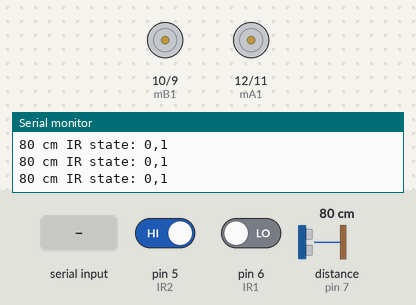
Simulated run of this sketch. Board: Arduino Uno, built with avr-gcc and run on an emulated ATmega328P. Shown: motor-driver pin pairs drawn as motors (green arrow = first pin HIGH = forward, orange = second pin HIGH = backward, longer = more drive), the last lines printed to the serial monitor. Wiring (inferred from the names in the program): ultrasonic range finder: trigger pin 8; echo pin 7. The inputs (shaded band) are chosen by the test bench; at power-on: pin 5 (IR2) HIGH, pin 6 (IR1) LOW, distance to the obstacle (sensor on pin 7) 80 cm. The echo pulse lasts 58.3 µs per cm.

Above: at 1.2 s.
1.3 s: byte 1 (1) received over Serial
At 2.8 s:
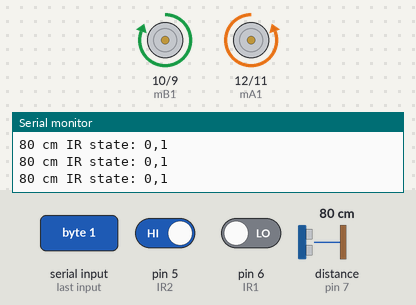
3.1 s: byte 2 (2) received over Serial
At 4.6 s:
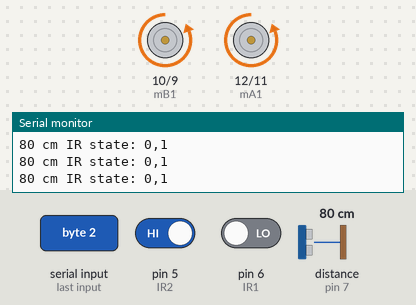
4.9 s: byte 3 (3) received over Serial
At 6.3 s:
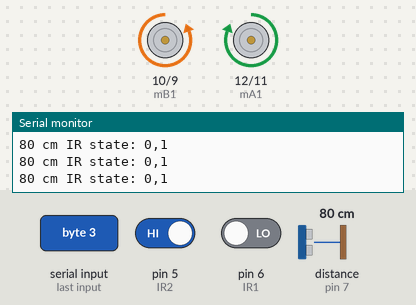
6.6 s: byte 4 (4) received over Serial
At 7.3 s:
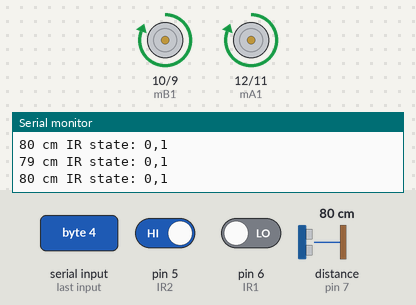
Timing chart, 0 to 9.4 s (numbered marks = the images above; inputs shaded):
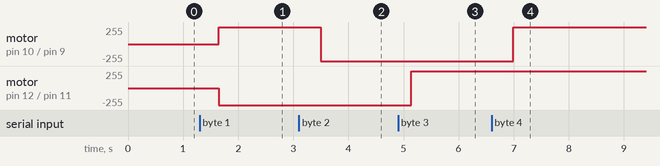

The sketch:

bluetooth_car.ino
```cpp
#define mA1 12   // A motor
#define mA2 11
#define mB1 10   // B motor
#define mB2 9
#define  trigPin 8
#define  echoPin 7
#define IR1 6
#define IR2 5
long int dist,duration,IRs1,IRs2,data;

void setup()
{
  pinMode(IR1, INPUT);
  pinMode(IR2,INPUT);
  pinMode(mA1, OUTPUT);
  pinMode(mA2, OUTPUT);
  pinMode(mB1, OUTPUT);
  pinMode(mB2, OUTPUT);
  pinMode(trigPin, OUTPUT);
  pinMode(echoPin, INPUT);
  Serial.begin (9600);
}

void sensor_check()
{
  // The sensor is triggered by a HIGH pulse of 10 or more microseconds.
  // Give a short LOW pulse beforehand to ensure a clean HIGH pulse:

  digitalWrite(trigPin, LOW);
  delayMicroseconds(5);
  digitalWrite(trigPin, HIGH);
  delayMicroseconds(10);
  digitalWrite(trigPin, LOW);

  //read tx dataa
  data=Serial.read();

  // Read IR state

  IRs1=digitalRead(IR1);
  IRs2=digitalRead(IR2);

  // Read the signal from the sensor: a HIGH pulse whose
  // duration is the time (in microseconds) from the sending
  // of the ping to the reception of its echo off of an object.

  duration = pulseIn(echoPin, HIGH);

  // convert the time into a distance

  dist = (duration/2)/29.1;

  Serial.print(dist);
  Serial.print(" cm IR state: ");
  Serial.print(IRs1);
  Serial.print(",");
  Serial.print(IRs2);
  Serial.println();
  delay(200);
}
void forward()
{
   digitalWrite(mA1, LOW);
   digitalWrite(mA2, HIGH);
   digitalWrite(mB1, HIGH);
   digitalWrite(mB2, LOW);
}
void backward()
{
   digitalWrite(mA1, HIGH);
   digitalWrite(mA2, LOW);
   digitalWrite(mB1, LOW);
   digitalWrite(mB2, HIGH);
}
void left()
{
   digitalWrite(mA1, HIGH);
   digitalWrite(mA2, LOW);
   digitalWrite(mB1, HIGH);
   digitalWrite(mB2, LOW);
}
void right()
{
   digitalWrite(mA1, LOW);
   digitalWrite(mA2, HIGH);
   digitalWrite(mB1, LOW);
   digitalWrite(mB2, HIGH);
}
void wait()
{
   digitalWrite(mA1, LOW);
   digitalWrite(mA2, LOW);
   digitalWrite(mB1, LOW);
   digitalWrite(mB2, LOW);
}
void AI()
{
  sensor_check();

  if(IRs1||IRs2)
  {
    backward();
    delay(1000);
    right();
    delay(1000);
  }
  else
  {
    if(dist<=7)
    {
      backward();
    }
    else if(dist>=10&&dist<=12)
    {
      right();
    }
    else
    {
      forward();
    }
  }
}

void manual()
{
  sensor_check();

  switch(data)
  {
    case 1:
    forward();
    break;
    case 2:
    right();
    break;
    case 3:
    backward();
    break;
    case 4:
    left();
    break;
    deafult:
    wait();
    break;
  }
}

void loop()
{
    manual();
}
```

Measured:
- after the input at 1.3 s, motor on pin 10 (mB1) / pin 9 (mB2): stopped → forward 255/255 after 0.35 s; motor on pin 12 (mA1) / pin 11 (mA2): stopped → backward 255/255 after 0.35 s
- after the input at 3.1 s, motor on pin 10 (mB1) / pin 9 (mB2): forward 255/255 → backward 255/255 after 0.40 s
- after the input at 4.9 s, motor on pin 12 (mA1) / pin 11 (mA2): backward 255/255 → forward 255/255 after 0.24 s
- after the input at 6.6 s, motor on pin 10 (mB1) / pin 9 (mB2): backward 255/255 → forward 255/255 after 0.39 s
